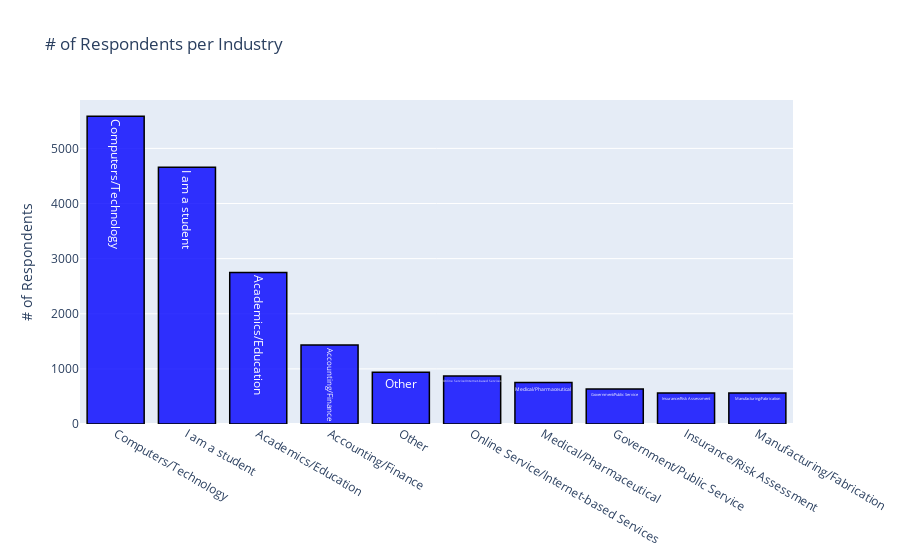

Notebook cell for this chart:
### Code cell
questionNumber = 'Q7'
title='# of Respondents per Industry'
plotMultipleChoice(questionNumber,data,data2,title,yAxisTitle,begin,end)

### Figure 1 — Plotly figure (JSON) as saved in the notebook; plotly's stock layout.template omitted (floating-point values rounded to 4 significant figures)
{"data": [{"marker": {"color": "rgba(0, 0, 255, 0.8)", "line": {"color": "rgb(0,0,0)", "width": 1.5}}, "name": "Kaggle", "text": ["Computers/Technology", "I am a student", "Academics/Education", "Accounting/Finance", "Other", "Online Service/Internet-based Services", "Medical/Pharmaceutical", "Government/Public Service", "Insurance/Risk Assessment", "Manufacturing/Fabrication", "Marketing/CRM", "Retail/Sales", "Energy/Mining", "Broadcasting/Communications", "Online Business/Internet-based Sales", "Shipping/Transportation", "Non-profit/Service", "Hospitality/Entertainment/Sports", "Military/Security/Defense"], "type": "bar", "x": ["Computers/Technology", "I am a student", "Academics/Education", "Accounting/Finance", "Other", "Online Service/Internet-based Services", "Medical/Pharmaceutical", "Government/Public Service", "Insurance/Risk Assessment", "Manufacturing/Fabrication", "Marketing/CRM", "Retail/Sales", "Energy/Mining", "Broadcasting/Communications", "Online Business/Internet-based Sales", "Shipping/Transportation", "Non-profit/Service", "Hospitality/Entertainment/Sports", "Military/Security/Defense"], "y": [5584, 4658, 2749, 1433, 940, 871, 751, 636, 564, 563]}], "layout": {"barmode": "group", "showlegend": false, "title": {"text": "# of Respondents per Industry"}, "yaxis": {"title": {"text": "# of Respondents"}}}}
